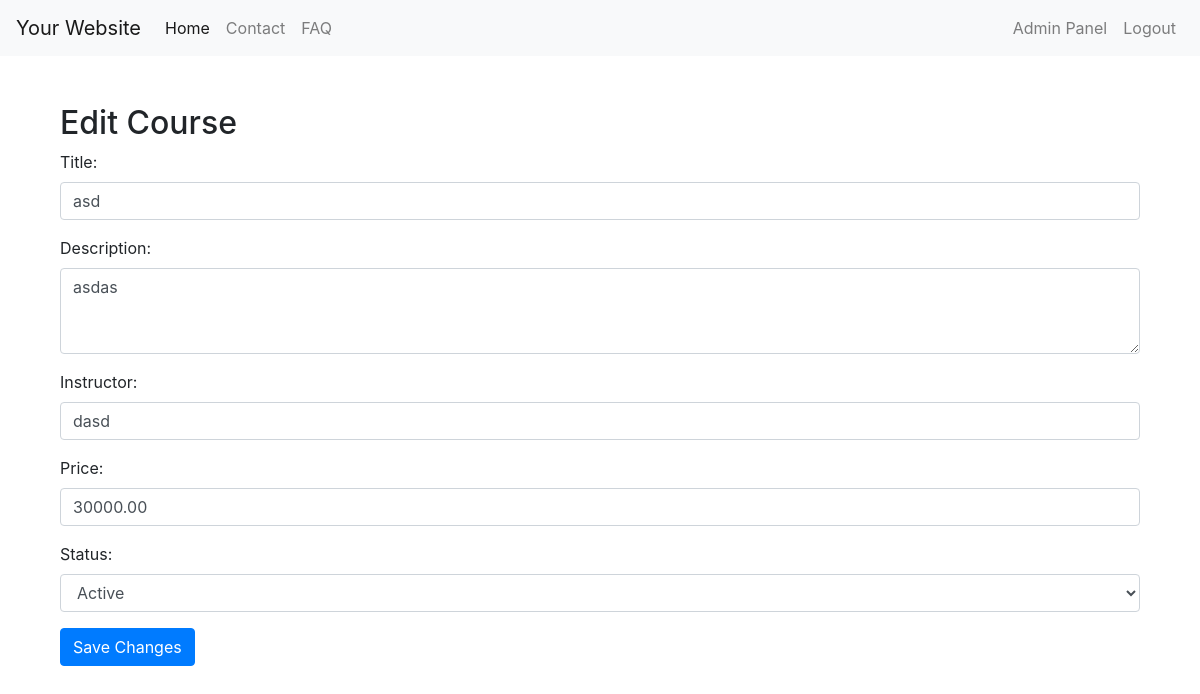
The page /admin/edit_course.php?id=2 (signed in) on the database its author committed.
### tables this page shows
CREATE TABLE `courses` (
  `id` int(11) NOT NULL,
  `title` varchar(255) NOT NULL,
  `description` text DEFAULT NULL,
  `instructor` varchar(100) NOT NULL,
  `price` decimal(10,2) NOT NULL DEFAULT 0.00,
  `creation_date` timestamp NOT NULL DEFAULT current_timestamp(),
  `status` enum('active','inactive') DEFAULT 'active',
  `photo` varchar(255) DEFAULT NULL
);

### admin/edit_course.php (the view, shortened to what this page needs)
<?php
include('../includes/config.php');
$course_id = isset($_GET['id']) ? $_GET['id'] : null;
$stmt = $pdo->prepare("SELECT * FROM courses WHERE id = ?");
$stmt->execute([$course_id]);
$course = $stmt->fetch();
?>
<!DOCTYPE html>
<html lang="ru">
<head>
    <link rel="stylesheet" href="https://stackpath.bootstrapcdn.com/bootstrap/4.5.2/css/bootstrap.min.css">
</head>
<body>
<?php include('../includes/header.php'); ?>
    <div class="container mt-5">
        <h2>Edit Course</h2>
        <form action="<?php echo htmlspecialchars($_SERVER["PHP_SELF"]); ?>?id=<?php echo $course_id; ?>" method="post">
            <div class="form-group">
                <label for="title">Title:</label>
                <input type="text" class="form-control" id="title" name="title" value="<?php echo $course['title']; ?>" required>
            </div>
            <div class="form-group">
                <label for="description">Description:</label>
                <textarea class="form-control" id="description" name="description" rows="3" required><?php echo $course['description']; ?></textarea>
            </div>
            <div class="form-group">
                <label for="instructor">Instructor:</label>
                <input type="text" class="form-control" id="instructor" name="instructor" value="<?php echo $course['instructor']; ?>" required>
            </div>
            <div class="form-group">
                <label for="price">Price:</label>
                <input type="number" class="form-control" id="price" name="price" min="0" step="0.01" value="<?php echo $course['price']; ?>" required>
            </div>
            <div class="form-group">
                <label for="status">Status:</label>
                <select class="form-control" id="status" name="status" required>
                    <option value="active" <?php if($course['status'] === 'active') echo 'selected'; ?>>Active</option>
                </select>
            </div>
            <button type="submit" class="btn btn-primary">Save Changes</button>
        </form>
    </div>
</body>
</html>

### rows shown on the page
courses: title "asd", description "asdas", instructor "dasd", price "30000.00", status "Active"
